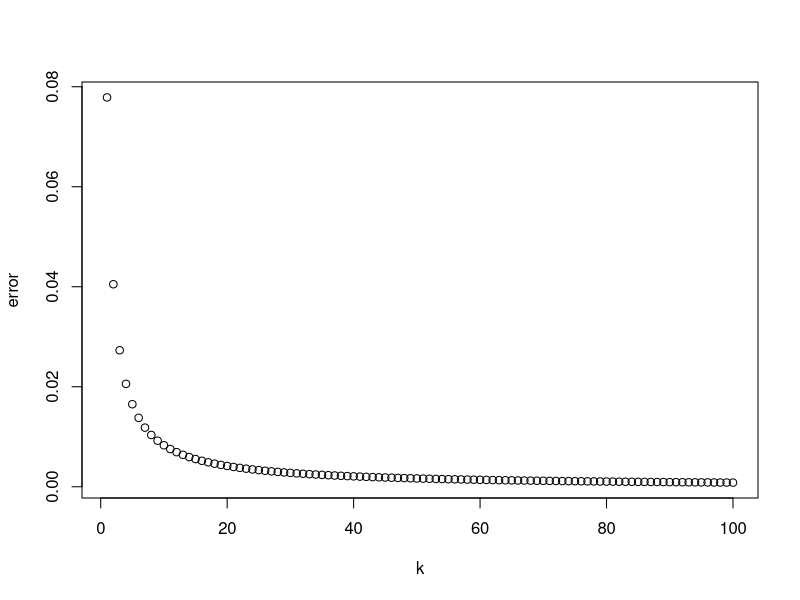
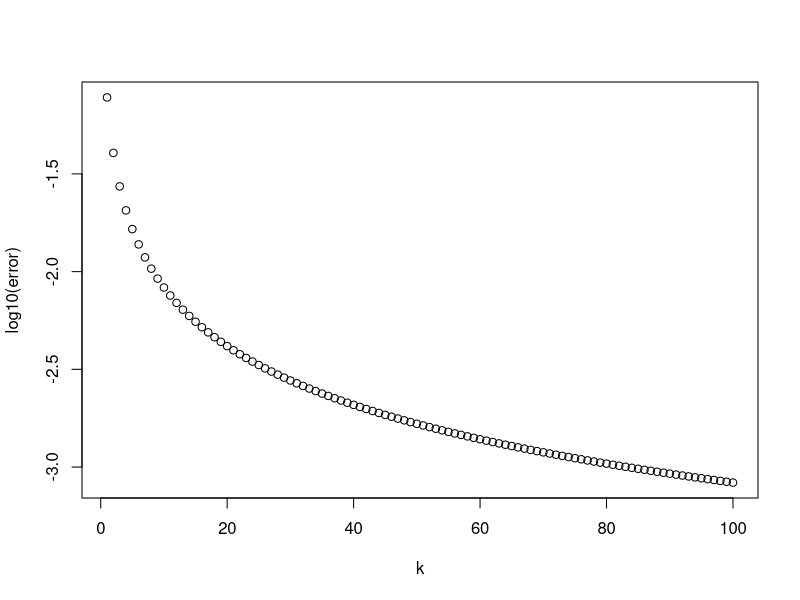

Write R code to recreate these figures, in order. (Note: a time limit stopped this script after it produced the figures.)
## Exercise 5.8, 5.9, 5.10
# factorials

factorial <- factorial

factorial_new <- function(n) {
  if (n == 0){
    return(1)
  } else {
    x <- 1
    for (k in 1:n){
      x <- x*k 
    }
    return(x)
  }
}

factorial_new(0)
factorial_new(1)
factorial_new(2)
factorial_new(3)
factorial_new(4)
factorial_new(100)

factorial(100)
prod(1:100)


factorial_new2 <- function(n) {
  if (n == 0){
    return(1)
  } else { 
    return(n*factorial_new2(n-1))
  }
}


factorial_new3 <- function(n) {
  if (n==0){return(1)} else{return(prod(1:n))}
}


## Exercise 5.11, 5.12
n <- 100
exact <- rep(0,n)
stirling <- rep(0,n)

for (k in 1:n) {
  exact[k] <- factorial(k)
  stirling[k] <- (k/exp(1))^k * sqrt(2*pi*k)
}

error <- abs(stirling-exact)/exact


plot(1:n, error, xlab='k')
plot(1:n, log10(error), xlab='k')


### Monte Carlo Hypothesis Testing

table(sample(1:6, 60, replace = TRUE))


## Exercise 5.13
# biased dice

table(sample(1:6, prob=c(rep(0.15,5),0.25), 60, replace=TRUE))

# mean, median are test statistics here

## Exercise 5.14
# monte carlo hyp test

x <- table(sample(1:6, 60, replace = TRUE, prob = c(0.15, 0.15, 0.15, 0.15, 0.15, 0.25)))

obs.test.stat <- sum((x-10)^2)

test.stat <- rep(0, 10000)
for(i in 1:10000) {
  sim <- table(sample(1:6, 60, replace = TRUE))
  
  test.stat[i] <- sum((sim-10)^2)
}
mean(test.stat > obs.test.stat)


## Exercise 5.15
# calculate the exact p-value for one-sided test for N=107 vs N<107,
# given 324 is the real value
# alpha = 0.05

p.value <- prod((61:57)/(107:103))
p.value

alpha <- 0.05

p.value <= alpha # FALSE


## Exercise 5.16

n <- 5
x <- c(61, 19, 56, 24, 16)
N <- 107

obs.test.stat <- max(x)

m <- 100000

for (i in 1:m) {
  star <- sample(1:N, n, replace=FALSE)
  test.stat[i] <- max(star)
}

empirical.p.value <- sum(test.stat<=obs.test.stat)/m
empirical.p.value


## Exercise 5.17

empirical.p.values <- rep(0, 1000)
for (k in 1:1000) {
  n <- 5
  x <- c(61, 19, 56, 24, 16)
  N <- 107
  
  obs.test.stat <- max(x)
  
  m <- 100000
  
  for (i in 1:m) {
    star <- sample(1:N, n, replace=FALSE)
    test.stat[i] <- max(star)
  }
  
  empirical.p.value <- sum(test.stat<=obs.test.stat)/m
  empirical.p.values[k] <- empirical.p.value
}

mean_p <- mean(empirical.p.values)


library("MASS")
truehist(empirical.p.values, xlim=c(0.03, 0.08))
abline(v=0.05,col='red',lwd=4)
abline(v=mean_p,col="purple",lwd=4)


## SOLUTION

# Tank data and null
x <- c(61, 19, 56, 24, 16)
N0 <- 107

# Wrap the important code from earlier in an outer for loop and
# fill up the pvals vector
pvals <- rep(0, 1000)
for(i in 1:1000) {
  # Simulate M sets of data of size 5, assuming the null is true
  M <- 1000
  t <- rep(0, M)
  for(j in 1:M) {
    # Sampling is from the set of values {1,...,N0} without replacement
    z <- sample(1:N0, 5)
    t[j] <- max(z)
  }
  # Calculate empirical p-value
  pvals[i] <- sum(t <= max(x)) / M
}

library("MASS")
truehist(pvals, xlim = c(0.03, 0.08))
abline(v = 0.05, col = "red", lwd = 4)
abline(v = 0.05596113, col = "purple", lwd = 4)



## Exercise 5.18

p_wrong_1000 <- 100*sum(pvals<=alpha)/1000
p_wrong_100000 <- 100*sum(empirical.p.values<=alpha)/100000
p_wrong_1000
p_wrong_100000
